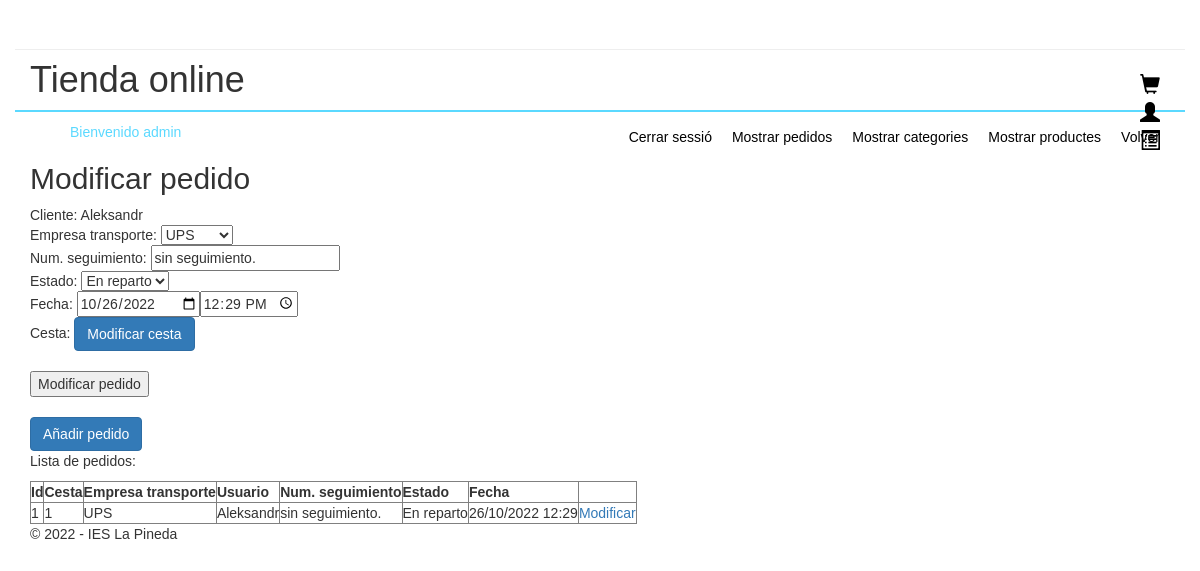
Page /admin/admin.php?controller=Pedido&action=iniciarModificarPedido&id_pedido=1 (signed in) on the earlier database version.
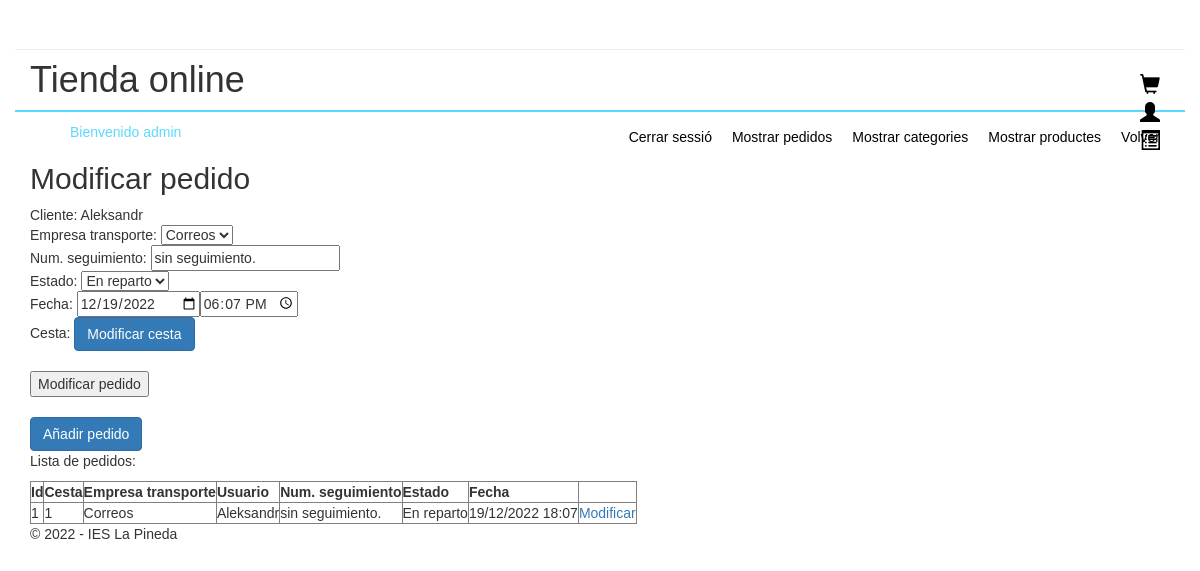
Same page on the later database version.
### tables this page shows
CREATE TABLE `usuarios` (
  `id_usuario` int(15) NOT NULL,
  `nombre` varchar(48) NOT NULL,
  `correo` varchar(48) NOT NULL,
  `telefono` varchar(14) DEFAULT NULL,
  `contraseña` varchar(256) NOT NULL,
  `direccion` varchar(124) DEFAULT NULL,
  `provincia` varchar(24) DEFAULT NULL,
  `cp` varchar(12) DEFAULT NULL
);

CREATE TABLE `pedidos` (
  `id_pedido` int(11) NOT NULL,
  `fk_id_cesta` int(11) NOT NULL,
  `fk_id_empresa_transporte` int(11) NOT NULL,
  `fk_id_usuario` int(11) NOT NULL,
  `num_seguimiento` varchar(128) DEFAULT NULL,
  `estado` int(1) NOT NULL,
  `fecha` int(15) NOT NULL
);

CREATE TABLE `empresa_transporte` (
  `id_empresa_transporte` int(100) NOT NULL,
  `nombre_empresa_transporte` varchar(256) NOT NULL,
  `precio_empresa_transporte` int(10) NOT NULL
);

### models/database.php (called while the page is built, shortened)
<?php
class Database{
    public function __construct(){
        $servername = "localhost";
        $dbname= "botiga";
        $username = "root";
        $password = "";
		$this->db = new PDO("mysql:host=$servername;dbname=$dbname",$username, $password);
    }
}

### admin/models/pedido.php (called while the page is built, shortened)
<?php
require_once("../models/database.php");
class Pedido extends Database
{
    private $id_pedido;
    private $fk_id_cesta;
    private $fk_id_empresa_transporte;
    private $fk_id_usuario;
    private $num_seguimiento;
    private $estado;
    private $fecha;
    function getFkIdCesta()
    {
        return $this->fk_id_cesta;
    }
    function getFkIdEmpresaTransporte()
    {
        return $this->fk_id_empresa_transporte;
    }
    function getNombreUsuario($id)
    {
        $id_usuario = strval($id);
        $sql = "SELECT nombre FROM usuarios WHERE id_usuario = ".$id_usuario;
        $result = $this->db->query($sql);
        $row = $result->fetch(PDO::FETCH_ASSOC);
        $nombre = $row['nombre'];
        return $nombre;
    }
    function getNumSeguimiento()
    {
        return $this->num_seguimiento;
    }
    function getEstado()
    {
        return $this->estado;
    }
    function getFecha()
    {
        return $this->fecha;
    }
    function setIdPedido($id_pedido)
    {
        $this->id_pedido = $id_pedido;
    }
    function conectar()
    {
        $this->db->query("SET NAMES 'utf8'");
    }
    function fetchPedido() {
        $sql = "SELECT * FROM pedidos WHERE id_pedido = ".$this->id_pedido;
        $result = $this->db->query($sql);
        $row = $result->fetch(PDO::FETCH_ASSOC);
        $this->fk_id_cesta = $row['fk_id_cesta'];
        $this->fk_id_empresa_transporte = $row['fk_id_empresa_transporte'];
        $this->fk_id_usuario = $row['fk_id_usuario'];
        $this->num_seguimiento = $row['num_seguimiento'];
        $this->estado = $row['estado'];
        $this->fecha = $row['fecha'];
    }
    function getTransportistas() {
        $sql = "SELECT * FROM empresa_transporte";
        $result = $this->db->query($sql);
        $transportistasArray = array();
        while ($row = $result->fetch(PDO::FETCH_ASSOC)) {
            $transportistasArray[] = $row;
        }
        return $transportistasArray;
    }
    function getClientName() {
        $sql = "SELECT nombre FROM usuarios WHERE id_usuario = ".$this->fk_id_usuario;
        $result = $this->db->query($sql);
        $row = $result->fetch(PDO::FETCH_ASSOC);
        $nombre = $row['nombre'];
        return $nombre;
    }
}

### admin/models/cesta.php (called while the page is built, shortened)
<?php
require_once("../models/database.php");
class Cesta extends Database
{
    function mostrarPedidos()
    {
        $stmt = $this->db->prepare("SELECT * FROM pedidos");
        $pedidos = array();
        if ($stmt->execute()) {
            while ($row = $stmt->fetch(PDO::FETCH_ASSOC)) {
                $pedidos[] = $row;
            }
        }
        return $pedidos;
    }
}

### admin/views/modificarPedido.php (the view, shortened to what this page needs)
<h2>Modificar pedido</h2>
<form action="admin.php?controller=Pedido&action=modificarPedido" method="post">
    Cliente:
    <?php
    $nombre_cliente = $pedido->getClientName();
    echo $nombre_cliente;
    ?>
    <br/>
    Empresa transporte:
    <?php
    echo "<select name='fk_id_empresa_transporte'>";
    foreach ($transportistasArray as $transportista) {
        if ($transportista['id_empresa_transporte'] == $pedido->getFkIdEmpresaTransporte()) {
            echo "<option value='" . $transportista['id_empresa_transporte'] . "' selected>" . $transportista['nombre_empresa_transporte'] . "</option>";
        } else {
            echo "<option value='" . $transportista['id_empresa_transporte'] . "'>" . $transportista['nombre_empresa_transporte'] . "</option>";
        }
    }
    echo "</select>";
    ?>
    <br/>
    Num. seguimiento:
    <input type="text" name = "num_seguimiento" value="<?php echo $pedido->getNumSeguimiento() ?>">
    <br/>
    Estado:
    <?php
    echo "<select name='estado'>";
    for ($i = 0; $i < 5; $i++) {
        if ($i == $pedido->getEstado()) {
            if ($i == 0) {
                echo "<option value='" . $i . "' selected>" . "Pendiente" . "</option>";
            } else if ($i == 1) {
                echo "<option value='" . $i . "' selected>" . "Enviado" . "</option>";
            } else if ($i == 2) {
                echo "<option value='" . $i . "' selected>" . "En reparto" . "</option>";
            } else if ($i == 3) {
                echo "<option value='" . $i . "' selected>" . "Entregado" . "</option>";
            }
        }
    }
    echo "</select>";
    ?>
    <br/>
    Fecha:
    <?php
    $fecha = date("Y-m-d", $pedido->getFecha());
    $hora = date("H:i", $pedido->getFecha());
    echo "<input type='date' name='fecha' value='" . $fecha . "'>";
    echo "<input type='time' name='hora' value='" . $hora . "'>";
    ?>
    <br/>
    Cesta:
    <a href="admin.php?controller=Cestan&action=iniciarModificarCesta&id_cesta=<?php echo $pedido->getFkIdCesta(); ?>" class="btn btn-primary">Modificar cesta</a>
    <br/>
    <br/>
    <input type = "submit" value="Modificar pedido">
    <br/>
    <br/>
</form>

### admin/admin.php (shortened to what this page needs)
<!DOCTYPE html>
<html lang="en">
<head>
    <link rel="stylesheet" href="../styles/style.css">
    <link rel="stylesheet" href="https://maxcdn.bootstrapcdn.com/bootstrap/3.3.7/css/bootstrap.min.css">
</head>
<body>
<?php
require_once "./views/menu.php";
if (isset($_GET['controller'])){
    $nombreController = $_GET['controller']."Controller";
}
else{
    $nombreController = "AdministradorController";
}
if(isset($_SESSION["role"])) {
    $role = $_SESSION['role'];
} else {
    $role = "";
}
if ($role != 'admin') {
    if (class_exists($nombreController)){
        $controlador = new $nombreController();
        if(isset($_GET['action'])){
            $action = $_GET['action'];
        }
        else{
            $action ="iniciarLogin";
        }
        $controlador->$action();
    }else{
        echo "No existe el controlador";
    }
} else {
    if (class_exists($nombreController)){
        $controlador = new $nombreController();
        if(isset($_GET['action'])){
            $action = $_GET['action'];
        }
        else{
            $action ="iniciarVistaProductos";
        }
        $controlador->$action();
    }else{
        echo "No existe el controlador";
    }
}
?>
</body>
</html>

### admin/views/menu.php (shortened to what this page needs)
<ul>
    <?php
    if (isset($_SESSION["role"])) {
        $role = $_SESSION['role'];
    } else {
        $role = "";
    }
    if ($role == 'admin') {
        echo "<li id='bienvenido'>Bienvenido " . $_SESSION['role']."</li>";
        echo '<li class="menuacceadmin as"> <a href="/BotigaMVCPHP/index.php">Volver</a></li>';
        echo "<li class='menuacceadmin as'> <a href= \"admin.php?controller=Administrador&action=iniciarVistaProductos\" >Mostrar productes</a></li>";
        echo "<li class='menuacceadmin as'> <a href= \"admin.php?controller=Administrador&action=iniciarVistaCategorias\" >Mostrar categories</a></li>";
        echo "<li class='menuacceadmin as'> <a href= \"admin.php?controller=Pedido&action=iniciarVistaPedidos\" >Mostrar pedidos</a></li>";
        echo "<li class='menuacceadmin as'> <a href= \"admin.php?controller=Administrador&action=cerrarSesion\"> Cerrar sessió </a></li>";
    }
    ?>
</ul>

### admin/controllers/PedidoController.php (shortened to what this page needs)
<?php
class PedidoController
{
    public function iniciarModificarPedido()
    {
        if (isset($_GET['id_pedido'])) {
            $id = $_GET['id_pedido'];
            require_once "./models/pedido.php";
            $pedido = new Pedido();
            $pedido->setIdPedido($id);
            $pedido->conectar();
            $pedido->fetchPedido();
            $pedido->getClientName();
            $transportistasArray = $pedido->getTransportistas();
            require_once "./views/modificarPedido.php";
            require_once "./models/cesta.php";
            $pedidos = new Pedido();
            $cesta = new Cesta();
            $todosLosPedidos = $cesta->mostrarPedidos();
            require_once "./views/mostrarPedidos.php";
        } else {
            $id = "";
            echo "Error, no se ha encontrado el producto";
        }
    }
}
?>

### admin/views/mostrarPedidos.php (shortened to what this page needs)
<?php
if ($_SESSION['role'] == 'admin') {
    echo "<a href='admin.php?controller=Pedido&action=iniciarAltaPedido' class='btn btn-primary'>Añadir pedido</a>";
    echo "<table border='1'>";
    echo "<p>Lista de pedidos:</p>";
    echo "<table border='1'>";
    echo "<tr>";
    echo "<th>Id</th>";
    echo "<th>Cesta</th>";
    echo "<th>Empresa transporte</th>";
    echo "<th>Usuario</th>";
    echo "<th>Num. seguimiento</th>";
    echo "<th>Estado</th>";
    echo "<th>Fecha</th>";
    echo "</tr>";
    foreach ($todosLosPedidos as $pedido) {
        echo "<tr>";
        echo "<td>" . $pedido['id_pedido'] . "</td>";
        echo "<td>" . $pedido['fk_id_cesta'] . "</td>";
        echo "<td>";
        foreach ($transportistasArray as $transportista) {
            if ($transportista['id_empresa_transporte'] == $pedido['fk_id_empresa_transporte']) {
                echo $transportista['nombre_empresa_transporte'];
            }
        }
        echo "</td>";
        echo "<td>" . $pedidos->getNombreUsuario($pedido['fk_id_usuario']) . "</td>";
        echo "<td>" . $pedido['num_seguimiento'] . "</td>";
        echo "<td>";
        for ($i = 0; $i < 5; $i++) {
            if ($i == $pedido['estado']) {
                if ($i == 0) {
                    echo "Pendiente";
                } else if ($i == 1) {
                    echo "Enviado";
                } else if ($i == 2) {
                    echo "En reparto";
                } else if ($i == 3) {
                    echo "Entregado";
                }
            }
        }
        echo "</td>";
        $fecha = date("d/m/Y H:i", $pedido['fecha']);
        echo "<td>" . $fecha . "</td>";
        echo "<td><a href='?controller=Pedido&action=iniciarModificarPedido&id_pedido=" . $pedido['id_pedido'] . "'>Modificar</a></td>";
        echo "</tr>";
    }
    echo "</table>";
} else {
    echo "<p>No tienes permisos para ver esta página</p>";
    header("Refresh:3; url=admin.php");
}
?>

### styles/style.css (style rules this page uses)
* { font-family: Verdana, Geneva, Tahoma, sans-serif; }
h1 { font-family: Verdana, Geneva, sans-serif; font-size: 24px; font-style: normal; font-variant: normal; font-weight: 700; line-height: 26.4px; }
p { font-family: Verdana, Geneva, sans-serif; font-size: 14px; font-style: normal; font-variant: normal; font-weight: 400; line-height: 20px; }
.col-md-12 { border-bottom: 2px solid #5bd9ff; }
.pull-right { margin: 30px 5px 5px 5px; width: 30px; height: 30px; }
.glyphicon { padding: 3px 5px 5px 5px; color: black; font-size: 20px; }
.menuacceadmin { list-style: none; padding: 5px 10px 5px 10px; float: right; color: black; }
.as { margin-top: -20px; }
.menuacceadmin a { color: black; }
#bienvenido { margin-top: 10px; list-style: none; color: #5bd9ff; }

Differences in the rows shown:
changed pedidos "sin seguimiento.": loses empresa_transporte (nombre_empresa_transporte "UPS"); gains empresa_transporte (nombre_empresa_transporte "Correos"); fecha "10/26/2022" → "12/19/2022"; hora "12:29" → "18:07"; fecha "26/10/2022 12:29" → "19/12/2022 18:07"
Other differences:
form field fk_id_empresa_transporte: "UPS" → "Correos"
